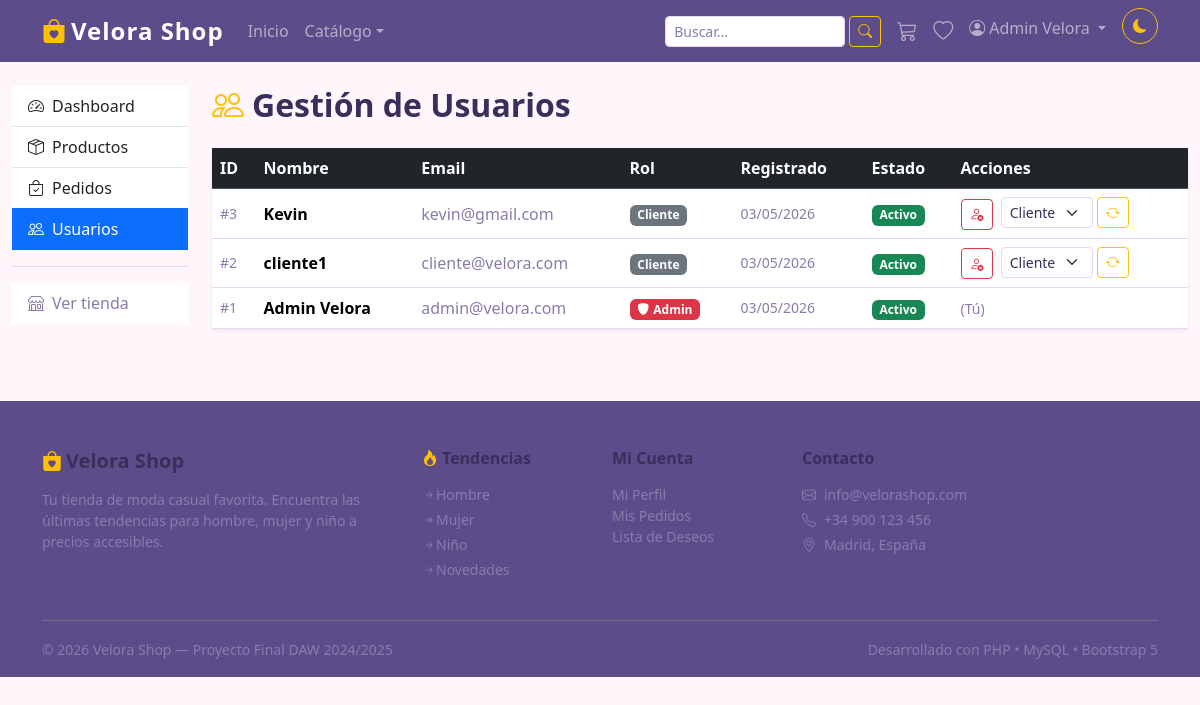
The app's page /public/?action=admin_usuarios (signed in) with its own data.
### tables this page shows
CREATE TABLE `usuario` (
  `id` int(11) NOT NULL,
  `nombre` varchar(150) NOT NULL,
  `email` varchar(200) NOT NULL,
  `contraseña` varchar(255) NOT NULL,
  `rol` enum('cliente','admin') NOT NULL DEFAULT 'cliente',
  `telefono` varchar(20) DEFAULT NULL,
  `direccion` text DEFAULT NULL,
  `ciudad` varchar(100) DEFAULT NULL,
  `codigo_postal` varchar(10) DEFAULT NULL,
  `activo` tinyint(1) NOT NULL DEFAULT 1,
  `fecha_registro` timestamp NOT NULL DEFAULT current_timestamp()
);

### controllers/AdminController.php (called while the page is built, shortened)
<?php
require_once __DIR__ . '/../config/database.php';
require_once __DIR__ . '/../models/User.php';
class AdminController
{
    public function listarUsuarios(): void
    {
        $userModel = new User();
        $usuarios  = $userModel->getAll();
        require __DIR__ . '/../views/admin/users.php';
    }
}

### config/database.php (called while the page is built, shortened)
<?php
function getConnection(): PDO {
    static $pdo = null;
    if ($pdo === null) {
    $dsn = "mysql:host=" . DB_HOST .
            ";dbname=" . DB_NAME .
            ";charset=" . DB_CHARSET;
    try {
        $pdo = new PDO($dsn, DB_USER, DB_PASS, [
            PDO::ATTR_ERRMODE => PDO::ERRMODE_EXCEPTION,
            PDO::ATTR_DEFAULT_FETCH_MODE => PDO::FETCH_ASSOC,
            PDO::ATTR_EMULATE_PREPARES => false,
         ]);
    } catch (PDOException $e) {
     die("Error de conexion a la base de datos.");
     }
 }
 return $pdo;
}

### models/User.php (called while the page is built, shortened)
<?php
require_once __DIR__ . '/../config/database.php';
class User
{
    private PDO $pdo;
    public function __construct()
    {
        $this->pdo = getConnection();
    }
    public function getAll(): array
    {
        return $this->pdo
            ->query("SELECT id, nombre, email, rol, activo, fecha_registro
                     FROM usuario ORDER BY id DESC")
            ->fetchAll();
    }
}

### views/admin/users.php (the view, shortened to what this page needs)
<?php
require __DIR__ . '/../layout/header.php';
?>
<div class="container-fluid py-4">
    <div class="row">
        <div class="col-md-2">
            <div class="list-group list-group-flush sticky-top" style="top:80px;">
                <a href="<?= BASE_URL ?>/?action=admin_dashboard"
                    class="list-group-item list-group-item-action">
                    <i class="bi bi-speedometer2 me-2"></i>Dashboard
                </a>
                <a href="<?= BASE_URL ?>/?action=admin_productos"
                    class="list-group-item list-group-item-action">
                    <i class="bi bi-box-seam me-2"></i>Productos
                </a>
                <a href="<?= BASE_URL ?>/?action=admin_pedidos"
                    class="list-group-item list-group-item-action">
                    <i class="bi bi-bag-check me-2"></i>Pedidos
                </a>
                <a href="<?= BASE_URL ?>/?action=admin_usuarios"
                    class="list-group-item list-group-item-action active">
                    <i class="bi bi-people me-2"></i>Usuarios
                </a>
                <hr>
                <a href="<?= BASE_URL ?>/" class="list-group-item list-group-item-action text-secondary">
                    <i class="bi bi-shop me-2"></i>Ver tienda
                </a>
            </div>
        </div>
        <div class="col-md-10">
            <h2 class="fw-bold mb-4">
                <i class="bi bi-people text-warning me-2"></i>Gestión de Usuarios
            </h2>
            <div class="card shadow-sm border-0">
                <div class="card-body p-0">
                    <div class="table-responsive">
                        <table class="table table-hover align-middle mb-0">
                            <thead class="table-dark">
                                <tr>
                                    <th>ID</th>
                                    <th>Nombre</th>
                                    <th>Email</th>
                                    <th>Rol</th>
                                    <th>Registrado</th>
                                    <th>Estado</th>
                                    <th>Acciones</th>
                                </tr>
                            </thead>
                            <tbody>
                                <?php if (!empty($usuarios)): ?>
                                    <?php foreach ($usuarios as $u): ?>
                                        <tr>
                                            <td class="text-muted small">#<?= $u['id'] ?></td>
                                            <td class="fw-semibold"><?= htmlspecialchars($u['nombre']) ?></td>
                                            <td class="text-muted"><?= htmlspecialchars($u['email']) ?></td>
                                            <td>
                                                <?php if ($u['rol'] === 'admin'): ?>
                                                    <span class="badge bg-danger"><i class="bi bi-shield-fill me-1"></i>Admin</span>
                                                <?php else: ?>
                                                    <span class="badge bg-secondary">Cliente</span>
                                                <?php endif; ?>
                                            </td>
                                            <td class="text-muted small"><?= date('d/m/Y', strtotime($u['fecha_registro'])) ?></td>
                                            <td>
                                                <?php if ($u['activo']): ?>
                                                    <span class="badge bg-success">Activo</span>
                                                <?php else: ?>
                                                    <span class="badge bg-danger">Inactivo</span>
                                                <?php endif; ?>
                                            </td>
                                            <td>
                                                <?php
                                                $esMisma = ($u['id'] == $_SESSION['usuario_id']);
                                                ?>
                                                <?php if (!$esMisma): ?>
                                                    <a href="<?= BASE_URL ?>/?action=admin_toggle_usuario&id=<?= $u['id'] ?>"
                                                        class="btn btn-sm btn-outline-<?= $u['activo'] ? 'danger' : 'success' ?> me-1"
                                                        onclick="return confirm('<?= $u['activo'] ? '¿Desactivar esta cuenta?' : '¿Activar esta cuenta?' ?>')"
                                                        title="<?= $u['activo'] ? 'Desactivar' : 'Activar' ?>">
                                                        <i class="bi bi-<?= $u['activo'] ? 'person-x' : 'person-check' ?>"></i>
                                                    </a>
                                                    <form action="<?= BASE_URL ?>/?action=admin_cambiar_rol" method="POST"
                                                          class="d-inline-flex align-items-center gap-1"
                                                          onsubmit="return confirm('¿Cambiar el rol de este usuario?')">
                                                        <select name="rol" class="form-select form-select-sm" style="width:auto; min-width:90px;">
                                                            <option value="cliente" <?= $u['rol'] === 'cliente' ? 'selected' : '' ?>>Cliente</option>
                                                        </select>
                                                        <button type="submit" class="btn btn-sm btn-outline-warning" title="Cambiar rol">
                                                            <i class="bi bi-arrow-repeat"></i>
                                                        </button>
                                                    </form>
                                                <?php else: ?>
                                                    <span class="text-muted small">(Tú)</span>
                                                <?php endif; ?>
                                            </td>
                                        </tr>
                                    <?php endforeach; ?>
                                <?php endif; ?>
                            </tbody>
                        </table>
                    </div>
                </div>
            </div>
        </div>
    </div>
</div>
<?php require __DIR__ . '/../layout/footer.php'; ?>

### assets/css/style.css (style rules this page uses)
:root { --velora-primary: #5c4d8a; --velora-accent: #f7a8c4; --velora-light-bg: #fef6fb; --velora-card-hover: #fdf0f8; --velora-radius: 12px; --bg-body: #fef6fb; --bg-card: #ffffff; --bg-input: #ffffff; --bg-navbar: #5c4d8a; --bg-footer: #5c4d8a; --bg-table-head: #5c4d8a; --text-main: #3a2e5a; --text-muted-c: #8b7aaa; --border-c: #e8d5f0; --bg-dropdown: #ffffff; --text-dropdown: #3a2e5a; --hero-gradient: linear-gradient(135deg, #c084fc 0%, #f472b6 50%, #fb923c 100%); --btn-filter-hover: #f7a8c4; }
* { transition: background-color 0.3s ease, color 0.3s ease, border-color 0.3s ease; }
body { font-family: 'Segoe UI', Tahoma, Geneva, Verdana, sans-serif; background-color: var(--bg-body); color: var(--text-main); }
a { transition: color 0.2s; }
.form-control, .form-select { background-color: var(--bg-input); border-color: var(--border-c); color: var(--text-main); }
.table { color: var(--text-main); border-color: var(--border-c); }
.table > thead { background-color: var(--bg-table-head); color: #fff; }
.card { background-color: var(--bg-card); border-color: var(--border-c); color: var(--text-main); }
.card-title, .card-text, .card-body { color: var(--text-main); }
h1, h2, h3, h4, h5, h6 { color: var(--text-main); }
p, li, span { color: inherit; }
.text-muted { color: var(--text-muted-c) !important; }
.text-secondary { color: var(--text-muted-c) !important; }
hr { border-color: var(--border-c); opacity: 1; }

### records on screen
usuario: id "3", nombre "Kevin", email "kevin@gmail.com", shows "Cliente", fecha_registro "03/05/2026", activo "Activo", rol "Cliente"
usuario: id "2", nombre "cliente1", email "cliente@velora.com", shows "Cliente", fecha_registro "03/05/2026", activo "Activo", rol "Cliente"
usuario: id "1", nombre "Admin Velora", email "admin@velora.com", rol "admin" (drawn), fecha_registro "03/05/2026", activo "Activo", shows "(Tú)"

### other values on screen
$_SESSION['usuario_nombre'] "Admin Velora"
